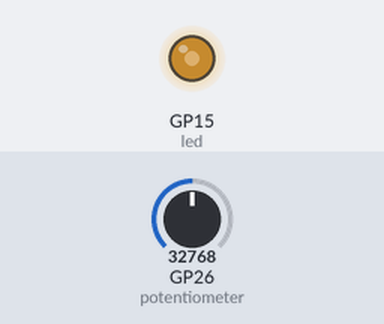
This program was run on a simulated Raspberry Pi Pico running MicroPython. On the bench: output pins drawn as LEDs (lit = HIGH). The test bench sets the inputs (shaded band); at power-on: GP26 (potentiometer) = 32768 (analog values on the 0–65535 scale).

Above: at 1.2 s.
1.3 s: GP26 (potentiometer) set to 45874
At 1.9 s:
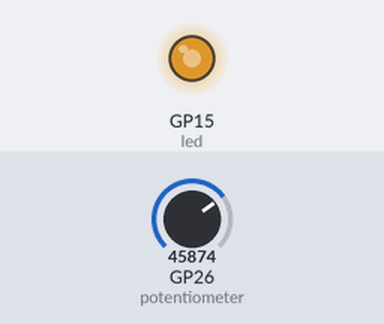
2.8 s: GP26 (potentiometer) set to 57670
At 4.0 s:
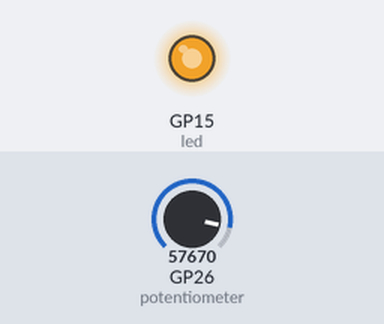
4.3 s: GP26 (potentiometer) set to 7864
At 5.2 s:
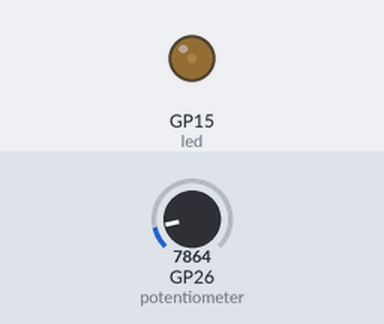
5.8 s: GP26 (potentiometer) set to 0
At 6.3 s:
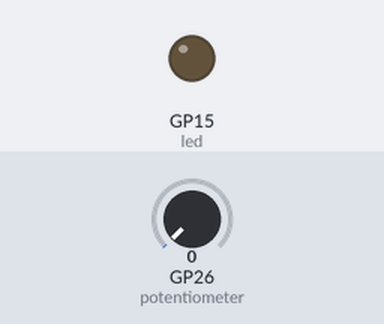
Timing chart, 0 to 8.3 s (numbered marks = the images above; inputs shaded):
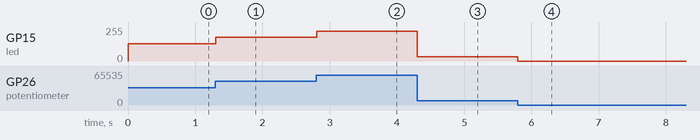

The program:

PWM.py
```python
# DIM LED USING PWM (FAKING AN ANALOG SIGNAL)
# WE WILL STILL USE A POTENTIOMETER BUT THE LED WILL BE DIMMED DIGITALLY

import machine
import utime

# ADC, Analog To Digital
potentiometer = machine.ADC(26)
# PWM
led = machine.PWM(machine.Pin(15))
led.freq(1000)  # 1kHz, use 10Hz to see the effect

# u16 means that instead of reading 1 and 0, it will read 16bit values
# to read digital input use .read()

while True:
    led.duty_u16(potentiometer.read_u16())
    utime.sleep(0.01)
```

Measured:
- after the input at 1.3 s, GP15 (led): 128/255 → 178/255 at once
- after the input at 2.8 s, GP15 (led): 178/255 → 224/255 at once
- after the input at 4.3 s, GP15 (led): 224/255 → 31/255 at once
- after the input at 5.8 s, GP15 (led): 31/255 → 0/255 at once
